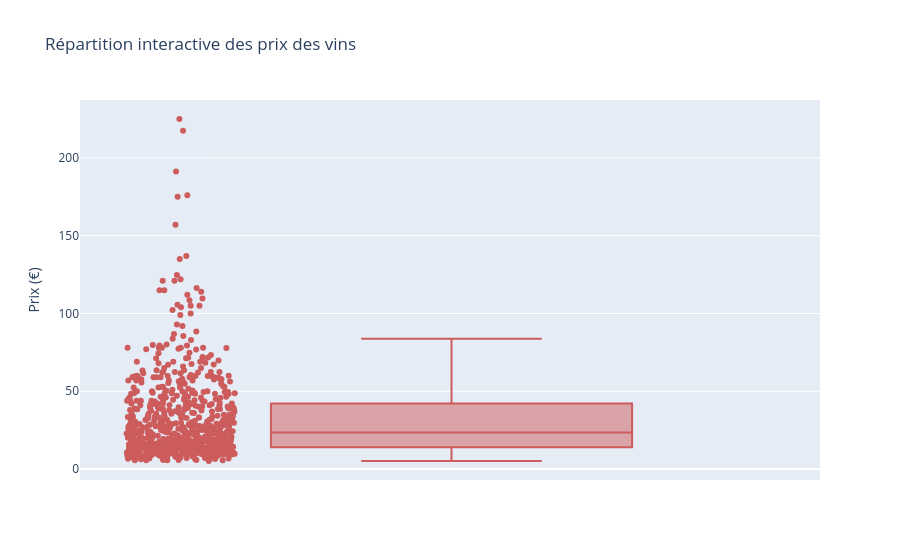

The notebook cell saved with this chart:
### Code cell
#Autre méthode avec plotly express
import plotly.express as px

# Création du Boxplot interactif
fig = px.box(df_final, 
             y="price", 
             points="all",        # Affiche tous les points à côté de la boîte
             hover_data=["post_title"], # Affiche le nom du vin au survol
             title="Répartition interactive des prix des vins",
             labels={'price': 'Prix (€)'})

# Personnalisation pour que ce soit plus joli
fig.update_traces(marker_color='indianred')
fig.show()

### Figure 1 — Plotly figure (JSON) as saved in the notebook; plotly's stock layout.template omitted (floating-point values rounded to 4 significant figures; data arrays with more than 128 entries replaced by an {"elided": "..."} marker saying what was removed)
{"data": [{"alignmentgroup": "True", "boxpoints": "all", "customdata": {"elided": "714x1 str values"}, "hovertemplate": "Prix (€)=%{y}<br>post_title=%{customdata[0]}<extra></extra>", "legendgroup": "", "marker": {"color": "indianred"}, "name": "", "notched": false, "offsetgroup": "", "orientation": "v", "showlegend": false, "type": "box", "x0": " ", "xaxis": "x", "y": {"elided": "714 float values"}, "y0": " ", "yaxis": "y"}], "layout": {"boxmode": "group", "legend": {"tracegroupgap": 0}, "title": {"text": "Répartition interactive des prix des vins"}, "xaxis": {"anchor": "y", "domain": [0, 1]}, "yaxis": {"anchor": "x", "domain": [0, 1], "title": {"text": "Prix (€)"}}}}
